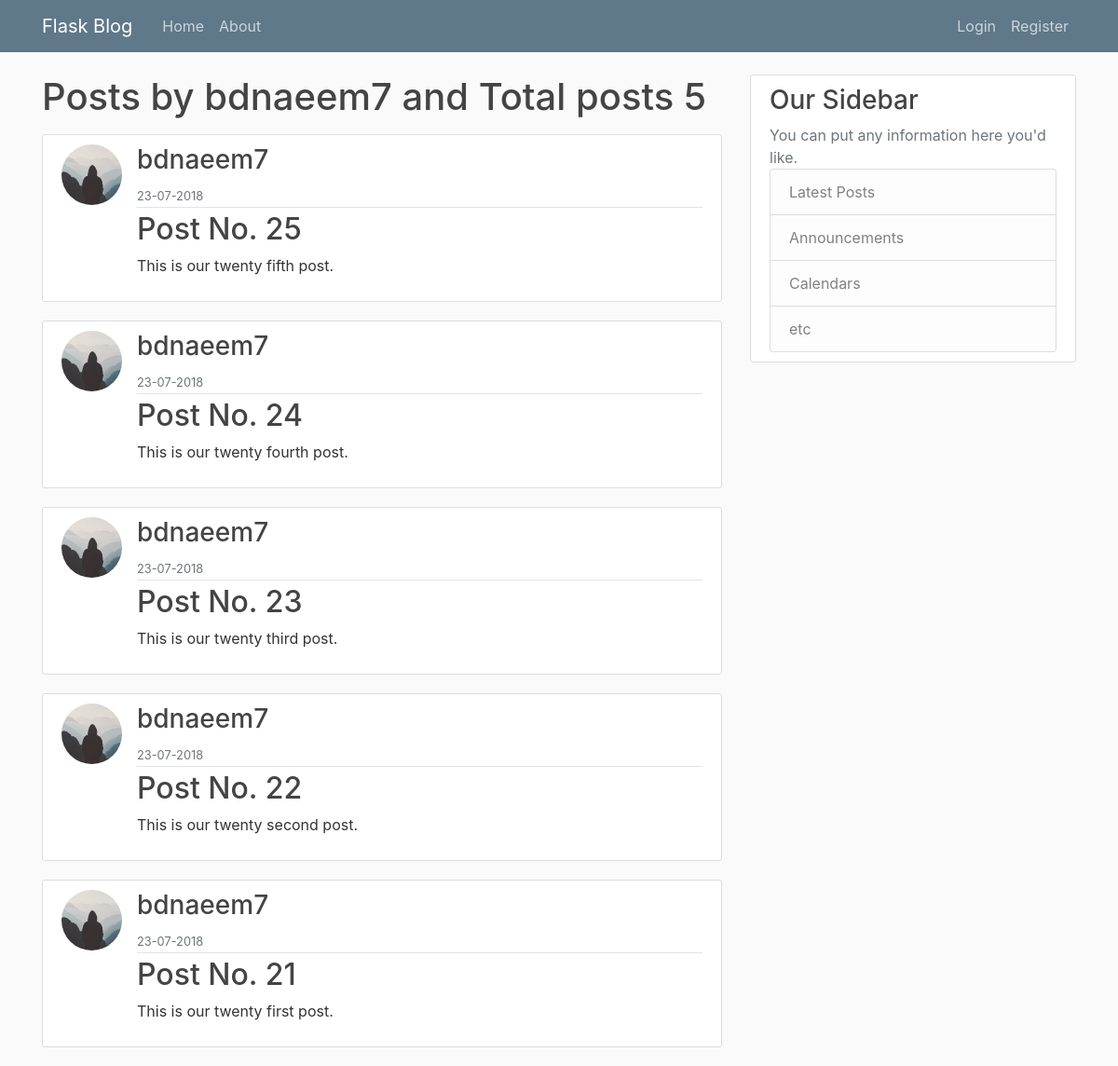
/user/bdnaeem7, run on the app's committed database.
### flaskblog/models.py (models this page shows, shortened)
class User(db.Model, UserMixin):
    id = db.Column(db.Integer, primary_key=True)
    username = db.Column(db.String(20), unique=True, nullable=False)
    email = db.Column(db.String(120), unique=True, nullable=False)
    profile_image = db.Column(db.String(20), nullable=False, default='default.jpg')
    password = db.Column(db.String(60), nullable=False)
    posts = db.relationship('Post', backref='author', lazy=True)

class Post(db.Model):
    id = db.Column(db.Integer, primary_key=True)
    title = db.Column(db.String(100), nullable=False)
    date_created = db.Column(db.DateTime, nullable=False, default=datetime.utcnow)
    content = db.Column(db.Text, nullable=False)
    user_id = db.Column(db.Integer, db.ForeignKey('user.id'), nullable=False)

### flaskblog/users/routes.py (the view)
@users.route("/user/<string:username>")
def user_posts(username):
    page = request.args.get('page', 1, type=int)
    user = User.query.filter_by(username=username).first_or_404()
    posts = Post.query.filter_by(author=user).order_by(Post.date_created.desc()).paginate(page=page, per_page=5)
    return render_template('user_posts.html', posts=posts, user=user)

### flaskblog/templates/user_posts.html (shortened to what this page needs)
{% extends 'layout.html' %}
{% block content %}
    <h1 class="mb-3">Posts by {{ user.username }} and Total posts {{ posts.total }}</h1>
    {% for post in posts.items %}
        <article class="media content-section">
          <img class="rounded-circle article-img" src="{{ url_for('static', filename='profile_image/'+post.author.profile_image) }}">
          <div class="media-body">
            <div class="article-metadata">
              <h3 class="mr-2">{{ post.author.username }}</h3>
              <small class="text-muted">{{ post.date_created.strftime('%d-%m-%Y') }}</small>
            </div>
            <h2><a class="article-title" href="{{ url_for('posts.single_post', post_id=post.id) }}">{{ post.title }}</a></h2>
            <p class="article-content">{{ post.content }}</p>
          </div>
        </article>
    {% endfor %}
{% endblock content %}

### flaskblog/static/style.css (style rules this page uses)
body { background: #fafafa; color: #333333; margin-top: 5rem; }
h1, h2, h3, h4, h5, h6 { color: #444444; }
.content-section { background: #ffffff; padding: 10px 20px; border: 1px solid #dddddd; border-radius: 3px; margin-bottom: 20px; }
.article-title { color: #444444; }
.article-content { white-space: pre-line; }
.article-img { height: 65px; width: 65px; margin-right: 16px; }
.article-metadata { padding-bottom: 1px; margin-bottom: 4px; border-bottom: 1px solid #e3e3e3 }

### data on the page
User: username "bdnaeem7"
Post: profile_image (placeholder picture), author.username "bdnaeem7", date_created "23-07-2018", title "Post No. 25", content "This is our twenty fifth post."
Post: profile_image (placeholder picture), author.username "bdnaeem7", date_created "23-07-2018", title "Post No. 24", content "This is our twenty fourth post."
Post: profile_image (placeholder picture), author.username "bdnaeem7", date_created "23-07-2018", title "Post No. 23", content "This is our twenty third post."
Post: profile_image (placeholder picture), author.username "bdnaeem7", date_created "23-07-2018", title "Post No. 22", content "This is our twenty second post."
Post: profile_image (placeholder picture), author.username "bdnaeem7", date_created "23-07-2018", title "Post No. 21", content "This is our twenty first post."

### other printed values
{{ posts.total }} "5"
